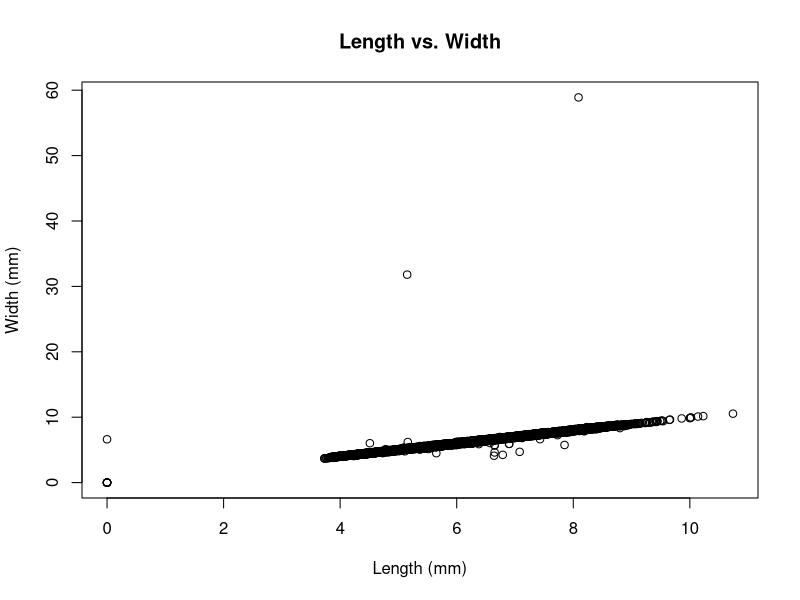

Write R code to recreate this figure.
## ---- chunk 1
library(tidyverse) 
library(ggplot2)
## ---- chunk 2
diamonds <- diamonds %>% rename(
    depth_pct = depth,
    length_mm = x,
    width_mm = y,
    depth_mm = z,
    table_pct = table
  )
## ---- chunk 3
str(diamonds)
table(clarity = diamonds$clarity)
summary(diamonds)
plot(diamonds$length_mm, diamonds$width_mm, main = "Length vs. Width", xlab = "Length (mm)", ylab = "Width (mm)")

## ---- chunk 4

diamonds <- diamonds %>%
  mutate(table_mm = table_pct * width_mm / 100)

# Overall table_mm arithmetic mean?
mean_table_width <- mean(diamonds$table_mm)
print(mean_table_width)







# table_mm arithmetic mean within each clarity category
library(dplyr)
diamonds <- diamonds %>%
  mutate(table_mm = table_pct * width_mm / 100)
mean_table_width_by_clarity <- diamonds %>%
  group_by(clarity) %>%
  summarize(mean_table_mm = mean(table_mm))
print(mean_table_width_by_clarity)




## ---- chunk 5
# Write gmean() command
gmean <- function(x) {if (length(x) == 0) {stop("Input vector is empty")}
if (any(x <= 0)) {stop("Input vector contains non-positive values")}
ln_values <- log(x)
ln_mean <- mean(ln_values)
geometric_mean <- exp(ln_mean)
return(geometric_mean)}
data <- c(1, 2, 4, 8, 16)
result <- gmean(data)
cat("Geometric Mean:", result, "\n")







## ---- chunk 6

test_data <- list(
  test1 = c(2.1, 3.8, 4.2),
  test2 = c(1, 10, 100, 1000),
  test3 = c(0, 1, 4),
  test4 = c(0.38,  0.94, -1.56),
  test5 = c(TRUE, TRUE),
  test6 = c("6", "7", "8")
)


# Create for loop to test gmean() on the above examples


## ---- chunk 7
# Copy gmean() from Ex4 and edit it to check the input





# Copy your code from Ex 5 to test your new command





## ---- chunk 8
# Overall table_mm geometic mean?






# table_mm geometic mean within each clarity category






## ---- chunk 9
# Create gmean2() that computes the geometric mean 
#   that uses the original definition






## ---- chunk 10
# Create a function that computes the harmonic mean







